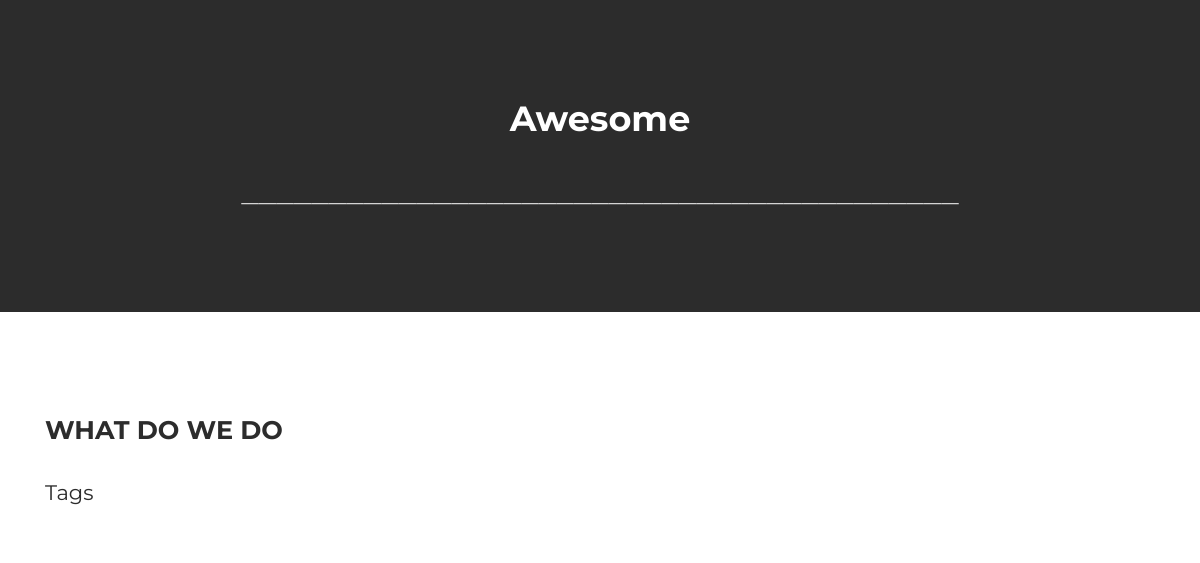
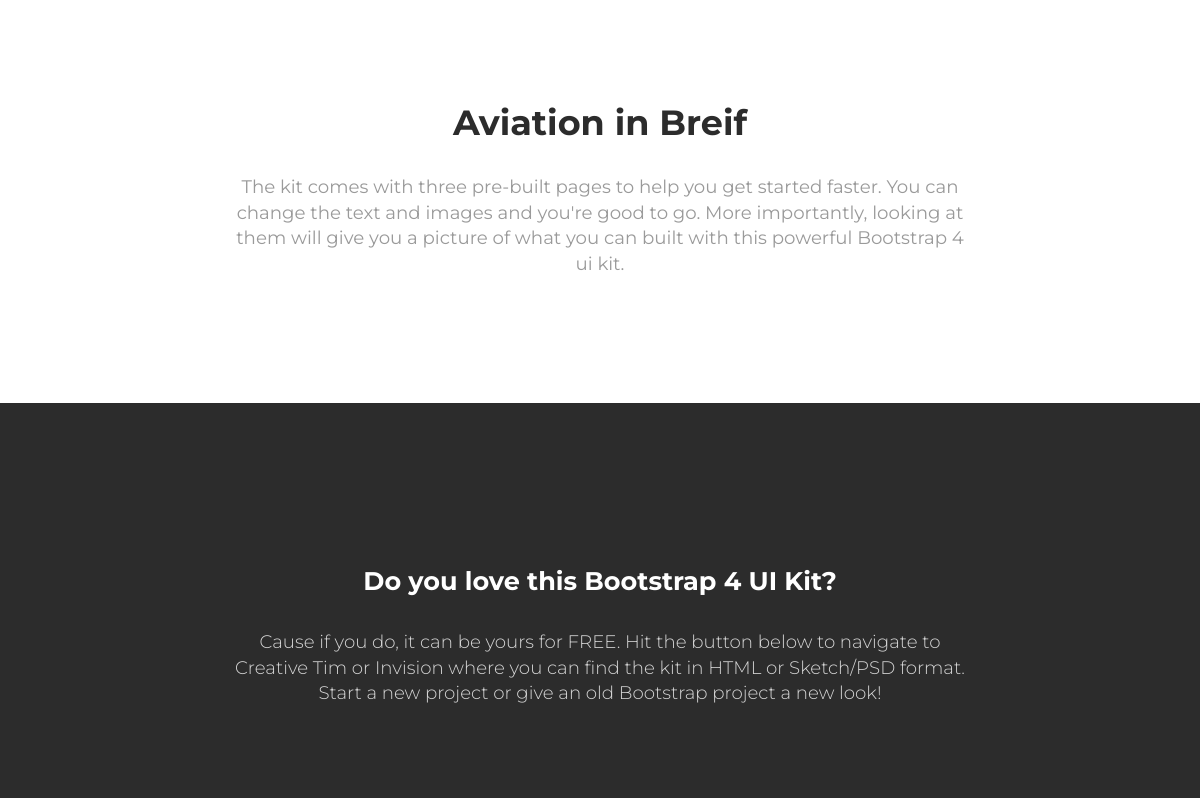
The app's page / (middle part), older data (2 pictures, top to bottom).
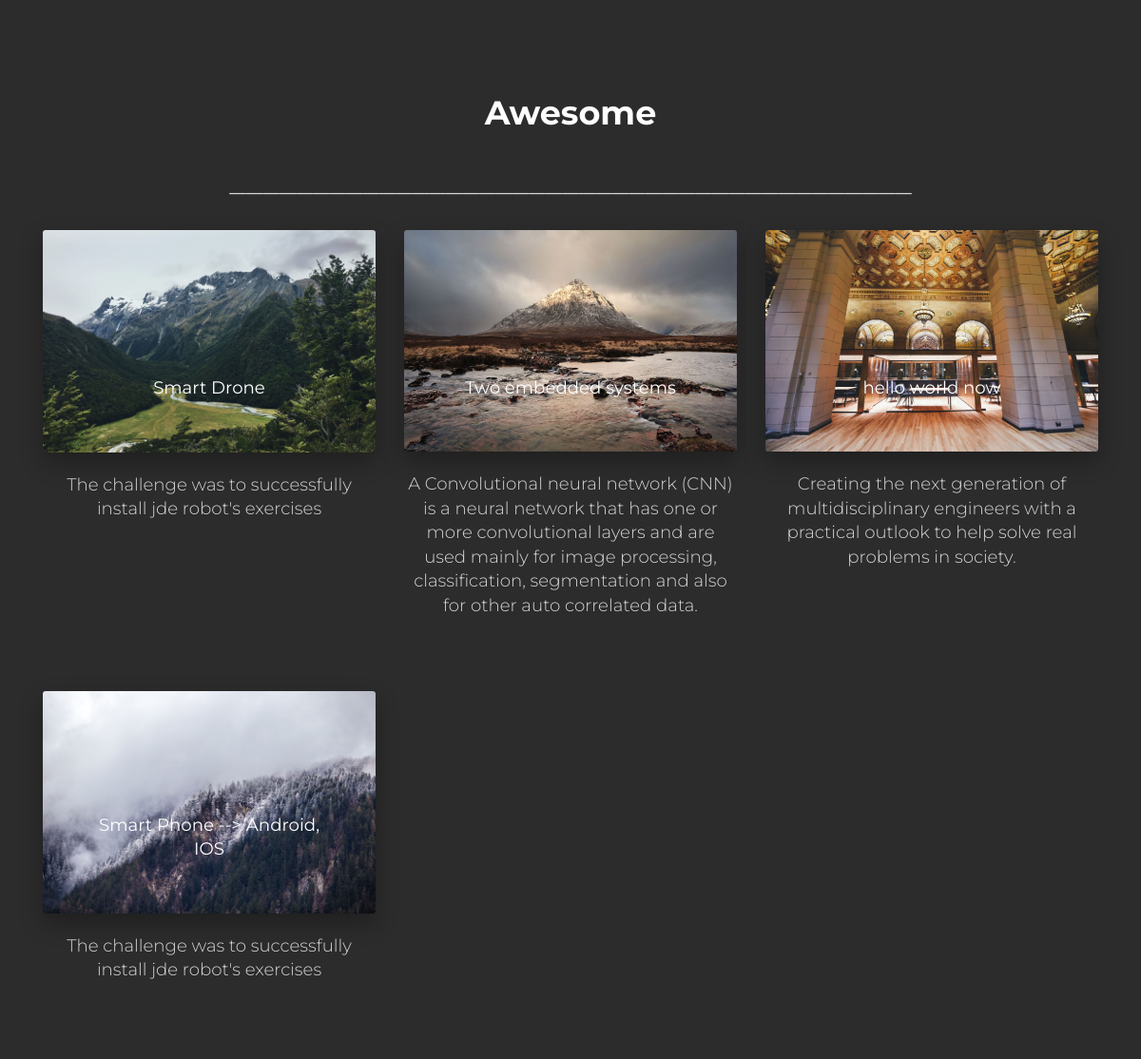
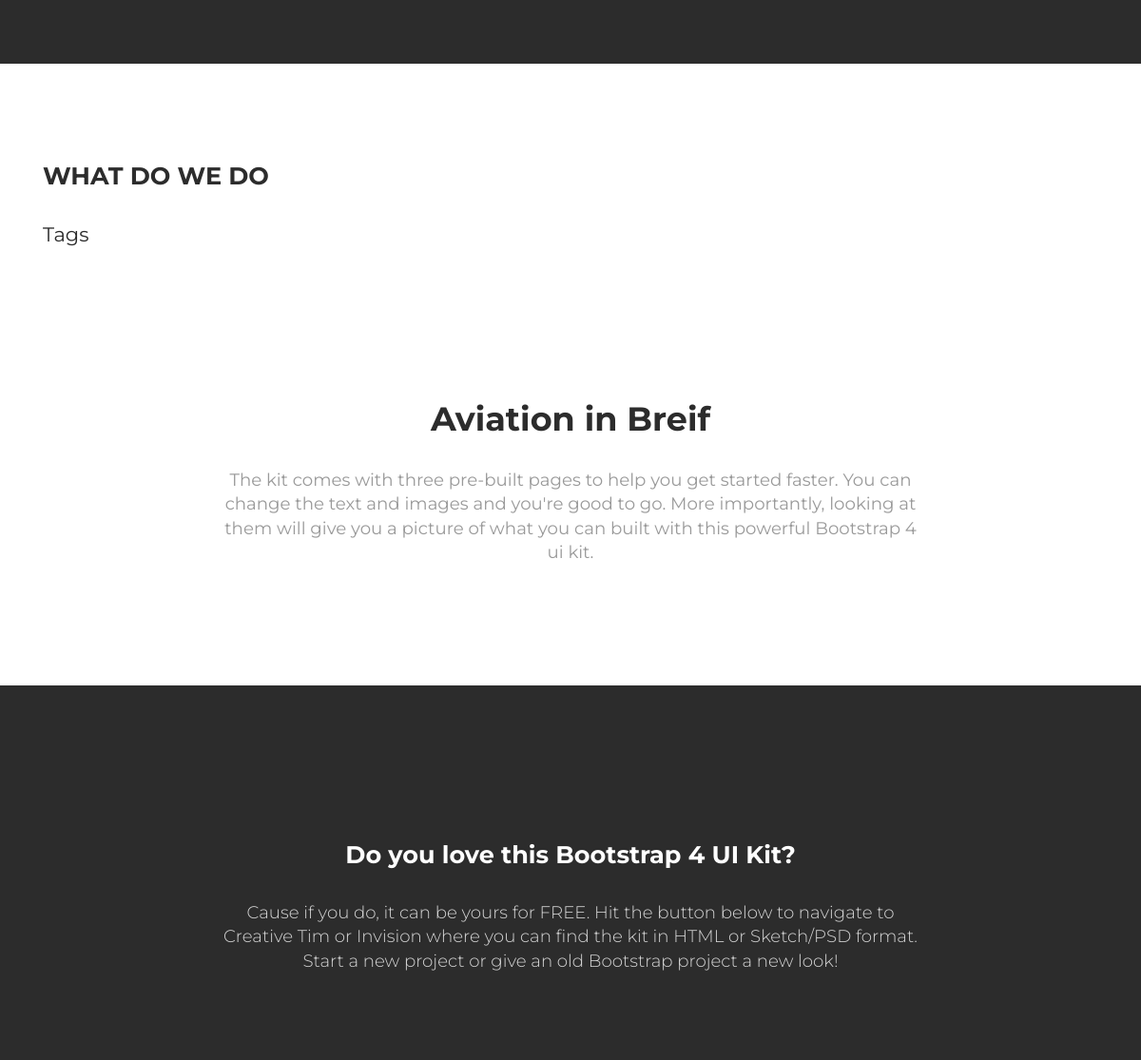
The same page, newer data (2 pictures, top to bottom).
### projects/models.py (models this page shows, shortened)
class Project(models.Model):
    title = models.CharField(max_length=100)
    description = models.CharField(max_length=400)
    image = models.ImageField(upload_to='images/',  blank=False)
    url = models.URLField(blank=False)

### micro/views.py (the view)
# urls.py: 2. Add a URL to urlpatterns:  path('', views.home, name='home')
def home(request):
    projects = Project.objects.all()
    divs = Division.objects.all()
    tags = Tag.objects.filter()
    return render(request, 'micro/home.html', {'projects':projects, 'divs':divs, 'tags':tags})

### micro/templates/micro/home.html (shortened to what this page needs)
{% extends "micro/base.html" %}
{% load static %}
{% block forhome %}
<div class="wrapper">
{% endblock %}
{% block content %}
<br>
<br>
  <div class="section section-team text-center" data-background-color="black">
    <h2 class="title">Awesome</h2>
    <div class="container">
      <h2 class="description">_________________________________________</h2>
      <div class="team">
        <div class="row">
          {% for project in projects %}
          <div class="col-md-4">
            <div id="carouselExampleIndicators" class="carousel slide" data-ride="carousel">
              <div class="carousel-inner" role="listbox">
                <div class="carousel-item active">
                  <a href="{{ project.url }}">
                  <img class="d-block" src="{{ project.image.url }}" alt="First slide">
                  </a>
                  <div class="carousel-caption d-none d-md-block">
                    <h5>{{ project.title }}</h5>
                  </div>
                </div>
              </div>
              <br>
              <h5 class="description">{{ project.description }}</h5>
              <br>
              <br>
              <br>
            </div>
          </div>
          {% endfor %}
        </div>
      </div>
    </div>
  </div>
</div>
<div class="section section-javascript" id="javascriptComponents">
  <div class="container">
    <h3 class="title">WHAT DO WE DO</h3>
    <div class="row" id="modals">
      <div class="col-md-6">
        <h4>Tags</h4>
      </div>
      <br />
      <br />
    </div>
  </div>
</div>
<br>
<br>
<div class="section">
  <div class="container text-center">
    <div class="row justify-content-md-center">
      <div class="col-md-12 col-lg-8">
        <h2 class="title">Aviation in Breif</h2>
        <h5 class="description"><b>The kit comes with three pre-built pages to help you get started faster. You can change the text and images and you're good to go. More importantly, looking at them will give you a picture of what you can built with this powerful Bootstrap 4 ui kit.</b></h5>
      </div>
    </div>
  </div>
</div>
<br>
<br>
<div class="section section-download" id="#download-section" data-background-color="black">
        <div class="container">
          <div class="row justify-content-md-center">
            <div class="text-center col-md-12 col-lg-8">
              <h3 class="title">Do you love this Bootstrap 4 UI Kit?</h3>
              <h5 class="description">Cause if you do, it can be yours for FREE. Hit the button below to navigate to Creative Tim or Invision where you can find the kit in HTML or Sketch/PSD format. Start a new project or give an old Bootstrap project a new look!</h5>
            </div>
          </div>
          <br>
          <br>
        </div>
      </div>
{% endblock %}

### micro/templates/micro/base.html (shortened to what this page needs)
{% load static %}
<!DOCTYPE html>
<html lang="en">
<head>
  <link rel="stylesheet" href="https://use.fontawesome.com/releases/v5.7.1/css/all.css">
  <link href="{% static 'assets/css/bootstrap.min.css' %}" rel="stylesheet" />
  <link href="{% static 'assets/css/now-ui-kit.css' %}" rel="stylesheet" />
  <link href="{% static 'assets/demo/demo.css' %}" rel="stylesheet" />
</head>
<body class="index-page sidebar-collapse">
  {% block forhome %}
  {% endblock %}
    <br>
    <br>
    <br>
      {% block content %}
      {% endblock %}
</body>
</html>

### micro/static/assets/demo/demo.css (style rules this page uses)
#javascriptComponents { padding-bottom: 0; }
.section-download { padding-top: 130px; }
.section-download .description { margin-bottom: 60px; }
.section-javascript .title { margin-bottom: 0; }

Row changes from the older to the newer data that the page shows:
added Project: image (picture), title "Smart Drone", description "The challenge was to successfully install jde robot's exercises"
added Project: image (picture), title "Two embedded systems", description "A Convolutional neural network (CNN) is a neural network that has one or more convolutional layers and are used mainly for image processing, classification, segmentation and also for other auto correlated data."
added Project: image (picture), title "hello world now", description "Creating the next generation of multidisciplinary engineers with a practical outlook to help solve real problems in society."
added Project: image (picture), title "Smart Phone --> Android, IOS", description "The challenge was to successfully install jde robot's exercises"
